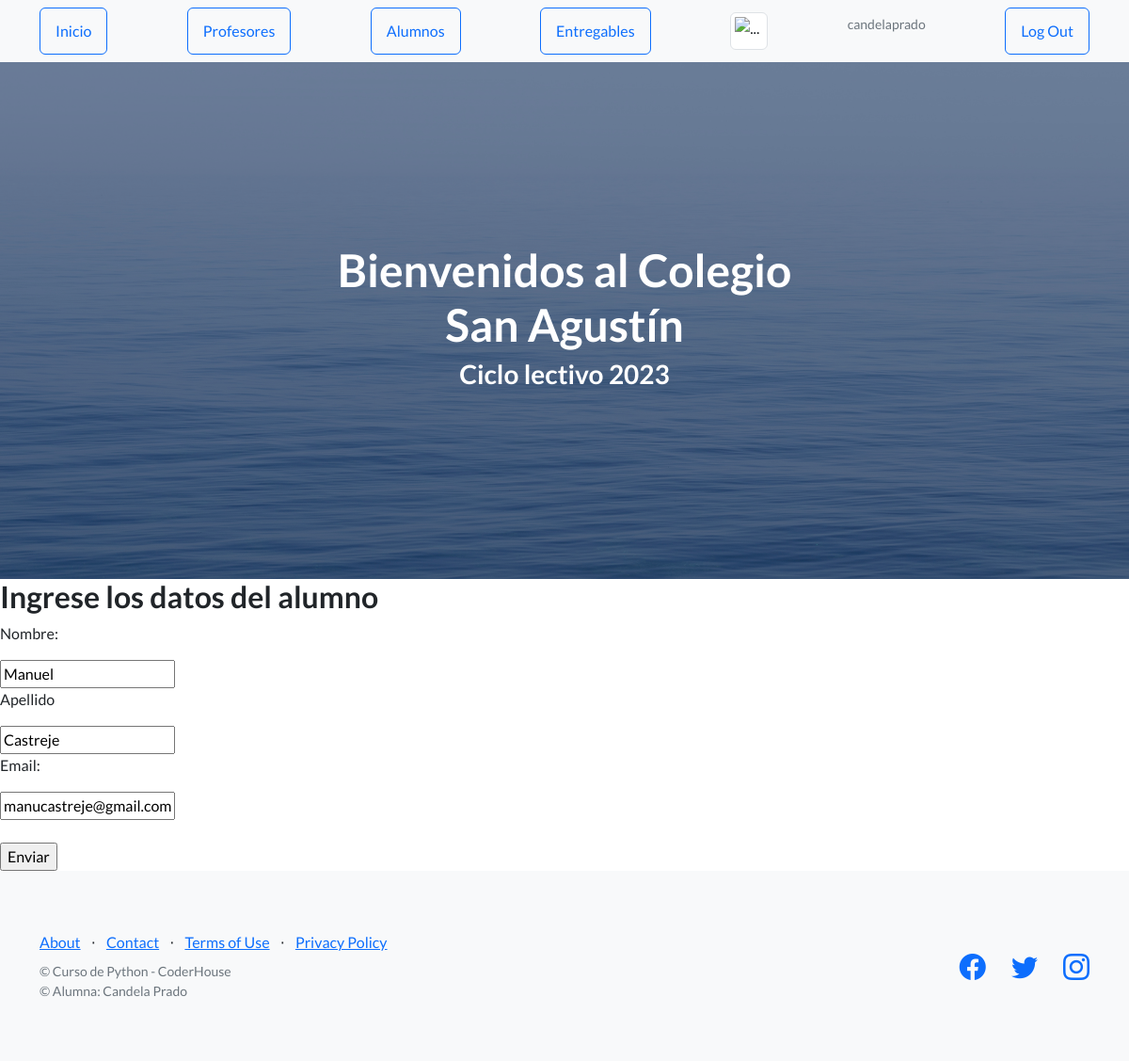
Screenshot of /colegio/editar_alumno/3 (signed in) with the database file from the repository.
### AppColegio/models.py (models this page shows, shortened)
class Alumno(models.Model):
    nombre= models.CharField(max_length=30)
    apellido= models.CharField(max_length=30)
    email= models.EmailField()

### AppColegio/views.py (the view)
# urls.py: path("editar_alumno/<int:id>" , views.editar , name="editar_alumno"),
def editar(request , id):
    alumno = Alumno.objects.get(id=id)
    if request.method == "POST":
        mi_formulario = Alumno_Form( request.POST )
        if mi_formulario.is_valid():
            datos = mi_formulario.cleaned_data
            alumno.nombre = datos['nombre']
            alumno.apellido = datos['apellido']
            alumno.email = datos['email']
            alumno.save()
            alumno = Alumno.objects.all()
            return render(request , "alumnos.html" , {"alumnos": alumnos})
    else:
        mi_formulario = Alumno_Form(initial={'nombre':alumno.nombre , "apellido":alumno.apellido , "email":alumno.email})
    return render( request , "editar_alumno.html" , {"mi_formulario":mi_formulario, "alumno": alumno})

### AppColegio/forms.py
class Alumno_Form(forms.Form):
    nombre= forms.CharField(max_length=30)
    apellido= forms.CharField(max_length=30)
    email= forms.EmailField()

### AppColegio/templates/editar_alumno.html (shortened to what this page needs)
{% extends  "padre.html" %}
{% load static %}
{% block contenido %}
<h2>Ingrese los datos del alumno</h2>
    <form action="{% url 'editar_alumno' alumno.id %}" method="POST">
        <p>Nombre:</p>
        {{mi_formulario.nombre}}
        <p>Apellido</p>
        {{mi_formulario.apellido}}
        <p>Email:</p>
        {{mi_formulario.email}}
        <br>
        <br>
        <input type="submit" value="Enviar">
    </form>
{% endblock %}

### AppColegio/templates/padre.html (shortened to what this page needs)
<!DOCTYPE html>
<html lang="en">
    <head>
        {% load static %}
        <link href="https://cdn.jsdelivr.net/npm/bootstrap-icons@1.5.0/font/bootstrap-icons.css" rel="stylesheet" type="text/css" />
        <link href="{% static 'AppColegio/css/styles.css' %}" rel="stylesheet" />
    </head>
    <body>
        <nav class="navbar navbar-light bg-light static-top">
            <div class="container">
                <a href="{% url 'inicio' %}" class="btn btn-outline-primary">Inicio</a>
                <a href="{% url 'profesores' %}" class="btn btn-outline-primary">Profesores</a>
                <a href="{% url 'alumnos' %}" class="btn btn-outline-primary">Alumnos</a>
                <a href="{% url 'entregables' %}" class="btn btn-outline-primary">Entregables</a>
                {% if request.user.is_authenticated %}
                    <img src="{{ url }}" class="img-thumbnail" alt="..." width="40px" height="40px">
                    <p class="text-muted small">{{user.username}}</p>
                    <a href="{% url 'logout' %}" class="btn btn-outline-primary">Log Out</a>
                {% endif %}
            </div>
        </nav>
        <header class="masthead">
            <div class="container position-relative">
                <div class="row justify-content-center">
                    <div class="col-xl-6">
                        <div class="text-center text-white">
                            {% block seccion%}
                            <h1> Bienvenidos al Colegio San Agustín</h1>
                            <h3> Ciclo lectivo 2023</h3>
                            {% endblock %}
                        </div>
                    </div>
                </div>
            </div>
        </header>
        {% block contenido %}
        {% endblock %}
        <footer class="footer bg-light">
            <div class="container">
                <div class="row">
                    <div class="col-lg-6 h-100 text-center text-lg-start my-auto">
                        <ul class="list-inline mb-2">
                            <li class="list-inline-item"><a href="#!">About</a></li>
                            <li class="list-inline-item">⋅</li>
                            <li class="list-inline-item"><a href="#!">Contact</a></li>
                            <li class="list-inline-item">⋅</li>
                            <li class="list-inline-item"><a href="#!">Terms of Use</a></li>
                            <li class="list-inline-item">⋅</li>
                            <li class="list-inline-item"><a href="#!">Privacy Policy</a></li>
                        </ul>
                        <p class="text-muted small mb-4 mb-lg-0">&copy; Curso de Python - CoderHouse</p>
                        <p class="text-muted small mb-4 mb-lg-0">&copy; Alumna: Candela Prado</p>
                    </div>
                    <div class="col-lg-6 h-100 text-center text-lg-end my-auto">
                        <ul class="list-inline mb-0">
                            <li class="list-inline-item me-4">
                                <a href="#!"><i class="bi-facebook fs-3"></i></a>
                            </li>
                            <li class="list-inline-item me-4">
                                <a href="#!"><i class="bi-twitter fs-3"></i></a>
                            </li>
                            <li class="list-inline-item">
                                <a href="#!"><i class="bi-instagram fs-3"></i></a>
                            </li>
                        </ul>
                    </div>
                </div>
            </div>
        </footer>
    </body>
</html>

### rows the page displays
Alumno: nombre "Manuel", apellido "Castreje", email "manucastreje@gmail.com"

### other values shown
{{ user.username }} "candelaprado"
